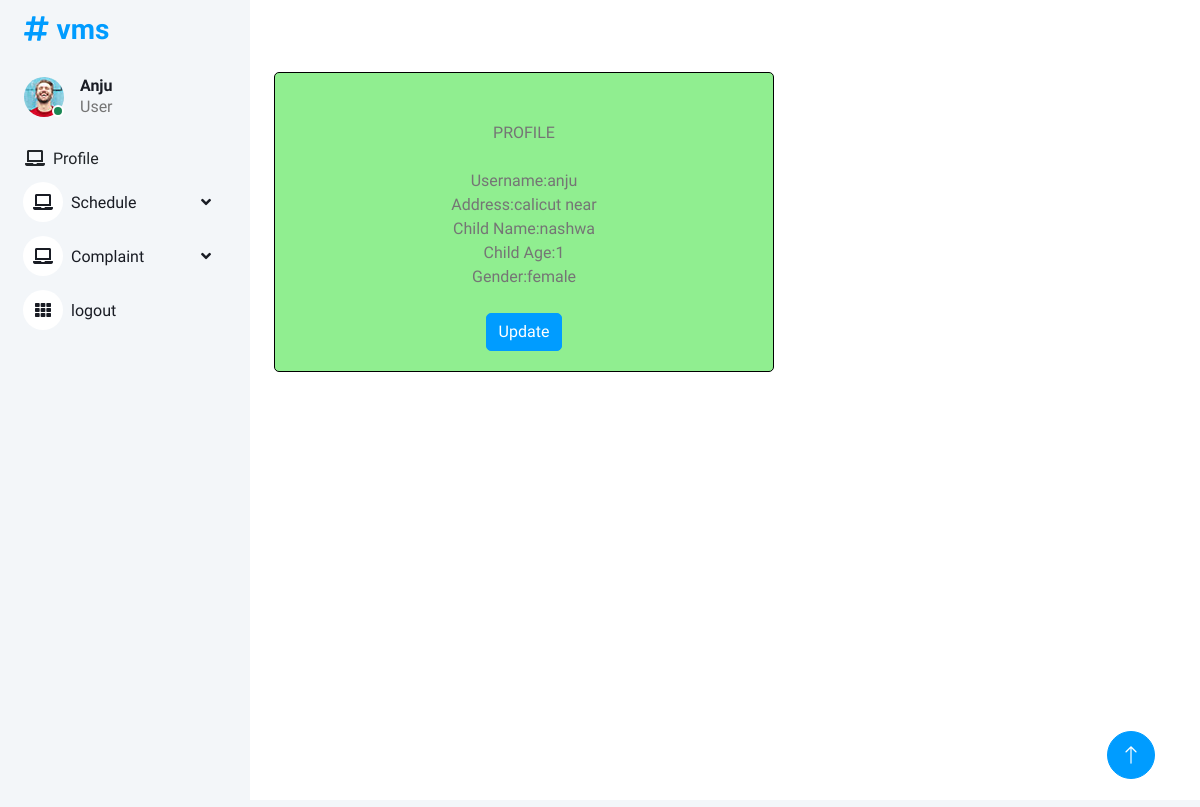
Page /profile/ (signed in) on the committed database.
### vmsapp/models.py (models this page shows)
class vaccination(AbstractUser):
    is_user=models.BooleanField(default=False)
    is_nurse=models.BooleanField(default=False)
    gender = models.CharField(max_length=300, null=True)
    childage= models.IntegerField(null=True,blank=True)
    childname= models.CharField(max_length=250)
    address= models.CharField(max_length=2000,null=True)
    name= models.CharField(max_length=250,null=True)
    hospital= models.CharField(max_length=2000,null=True)

### vmsapp/user_views.py (the view)
# urls.py: path('profile/',user_views.profile,name='profile'),
def profile(request):
    new = vaccination.objects.filter(username=request.user).first()
    return render(request,'usertemp/profile.html',{'new':new})

### templates/usertemp/profile.html (shortened to what this page needs)
{% extends 'usertemp/base.html' %}
{% load crispy_forms_tags %}
{% block content %}
<div class="card  mx-auto text-center mt-5
" style="width: 500px; height:300px; border:1px solid black; background-color: lightgreen; "  >
    <form method="GET">
        {% if new %}
        <br>
        <br>
        PROFILE<br>
        <br>
        Username:{{new.username}}<br>
        Address:{{new.address}}<br>
        Child Name:{{new.childname}}<br>
        Child Age:{{new.childage}}<br>
        Gender:{{new.gender}}<br><br>
        <a href="{% url 'profileupdate'%}"><button type="submit" class="btn btn-primary">Update</button></a><br>
        {% else %}
        <p>NO data found for the cuurent user.</p>
        {% endif %}
    </form>
</div>
{% endblock %}

### static/Admindashboard/css/style.css (style rules this page uses)
:root { --primary: #009CFF; --light: #F3F6F9; --dark: #191C24; }
.btn { transition: .5s; }
.btn.btn-primary { color: #FFFFFF; }

### rows in the picture
vaccination: username "anju", address "calicut near", childname "nashwa", childage "1", gender "female"
